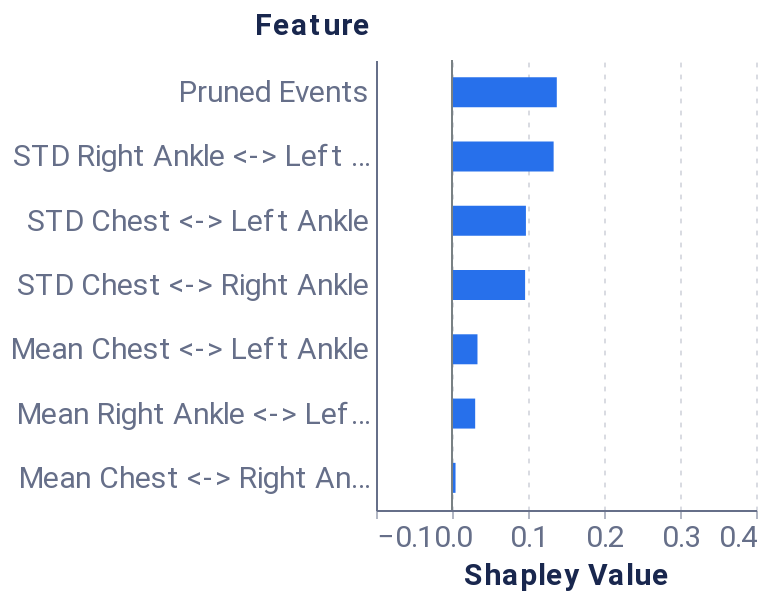

The cell this chart's notebook holds for it:
### Markdown cell above
##### Feature-level explanation

### Code cell
feature_dict = {'rs': 42, 'nsamples': 32000, 'feature_names': model_features, 'plot_features': plot_feats}
feature_data = local_feat(f, pos_x_data, feature_dict, positive_sequence_id, sequence_id_feat, average_event, pruning_idx)
feature_plot = plot_feat_barplot(feature_data, feature_dict.get('top_feats'), feature_dict.get('plot_features'))
feature_plot

### Figure 1 — Vega-Lite specification as saved in the notebook (floating-point values rounded to 4 significant figures)
{"config": {"axis": {"domain": true, "domainColor": "#666F89", "grid": false, "gridCap": "round", "gridColor": "#B3B7C4", "gridDash": [2, 4], "gridWidth": 0.5, "labelColor": "#666F89", "labelFont": "Roboto, Arial, sans-serif", "labelPadding": 2, "tickColor": "#666F89", "tickOpacity": 0.5, "tickSize": 4, "titleColor": "#19274E", "titleFont": "Roboto, Arial, sans-serif", "titleFontSize": 12}, "axisBand": {"domain": true, "labelPadding": 4, "ticks": false}, "axisY": {"domain": false, "titleAlign": "left", "titleAngle": 0, "titleX": -20, "titleY": -10}, "legend": {"labelColor": "#666F89", "labelFont": "Roboto, Arial, sans-serif", "labelFontSize": 12, "symbolSize": 40, "titleColor": "#19274E", "titleFont": "Roboto, Arial, sans-serif", "titleFontSize": 12, "titlePadding": 4}, "arc": {"stroke": "#FFFFFF", "strokeWidth": 1}, "bar": {"fill": "#2770EB", "stroke": null}, "line": {"stroke": "#2770EB", "strokeWidth": 2}, "path": {"stroke": "#2770EB", "strokeWidth": 0.5}, "point": {"fill": "#2770EB", "shape": "circle", "filled": true}, "rect": {"fill": "#2770EB"}, "rule": {"stroke": "#666F89"}, "shape": {"stroke": "#2770EB"}, "text": {"color": "#19274E", "font": "Roboto, Arial, sans-serif", "fontSize": 12}, "range": {"category": ["#2770EB", "#77B98A", "#DA5252", "#FFC400", "#A87AEA", "#00A39E", "#19274E"], "diverging": ["#006360", "#2BB3AE", "#96D9D7", "#FFFFFF", "#EDAAAA", "#DA5252", "#811D1D"], "heatmap": ["#18448F", "#1B4EA5", "#2770EB", "#4C88EE", "#82ACF3", "#A6C4F7", "#E9F1FD"], "ramp": ["#18448F", "#1B4EA5", "#2770EB", "#4C88EE", "#82ACF3", "#A6C4F7", "#E9F1FD"]}, "background": "#FFFFFF", "group": {"fill": "#FFFFFF"}, "header": {"labelColor": "#19274E", "labelFont": "Roboto, Arial, sans-serif", "labelFontSize": 12, "titleColor": "#19274E", "titleFont": "Roboto, Arial, sans-serif", "titleFontSize": 16}, "title": {"anchor": "start", "color": "#19274E", "font": "Roboto, Arial, sans-serif", "fontSize": 20, "fontWeight": "bold", "offset": 20, "subtitleColor": "#19274E", "subtitleFontSize": 16}, "view": {"continuousHeight": 300, "continuousWidth": 400, "stroke": "transparent"}}, "layer": [{"data": {"name": "data-ee5fc96509129c45ffe267dc3ff26161"}, "mark": {"type": "bar", "size": 15, "thickness": 1}, "encoding": {"x": {"type": "quantitative", "axis": {"grid": true, "labelFontSize": 15, "title": "Shapley Value", "titleFontSize": 15}, "field": "Shapley Value", "scale": {"domain": [-0.1, 0.4]}}, "y": {"type": "nominal", "axis": {"labelFontSize": 15, "title": "Feature", "titleFontSize": 15, "titleX": -61}, "field": "Feature", "sort": {"field": "sort_col", "order": "descending"}}}}, {"data": {"name": "data-9c00aa9dc2b1c1a0b4bf9b34ead12925"}, "mark": {"type": "rule", "color": "#798184"}, "encoding": {"x": {"type": "quantitative", "field": "x"}}}], "height": 225, "width": 190, "$schema": "https://vega.github.io/schema/vega-lite/v4.8.1.json", "datasets": {"data-ee5fc96509129c45ffe267dc3ff26161": [{"Random seed": 42, "NSamples": 32000, "Feature": "Mean Chest <-> Right Ankle", "Shapley Value": 0.00465, "sort_col": 0.00465}, {"Random seed": 42, "NSamples": 32000, "Feature": "STD Chest <-> Right Ankle", "Shapley Value": 0.09619, "sort_col": 0.09619}, {"Random seed": 42, "NSamples": 32000, "Feature": "Mean Chest <-> Left Ankle", "Shapley Value": 0.03353, "sort_col": 0.03353}, {"Random seed": 42, "NSamples": 32000, "Feature": "STD Chest <-> Left Ankle", "Shapley Value": 0.09727, "sort_col": 0.09727}, {"Random seed": 42, "NSamples": 32000, "Feature": "Mean Right Ankle <-> Left Ankle", "Shapley Value": 0.03051, "sort_col": 0.03051}, {"Random seed": 42, "NSamples": 32000, "Feature": "STD Right Ankle <-> Left Ankle", "Shapley Value": 0.1337, "sort_col": 0.1337}, {"Random seed": 42, "NSamples": 32000, "Feature": "Pruned Events", "Shapley Value": 0.1379, "sort_col": 0.1379}], "data-9c00aa9dc2b1c1a0b4bf9b34ead12925": [{"x": 0}]}}
